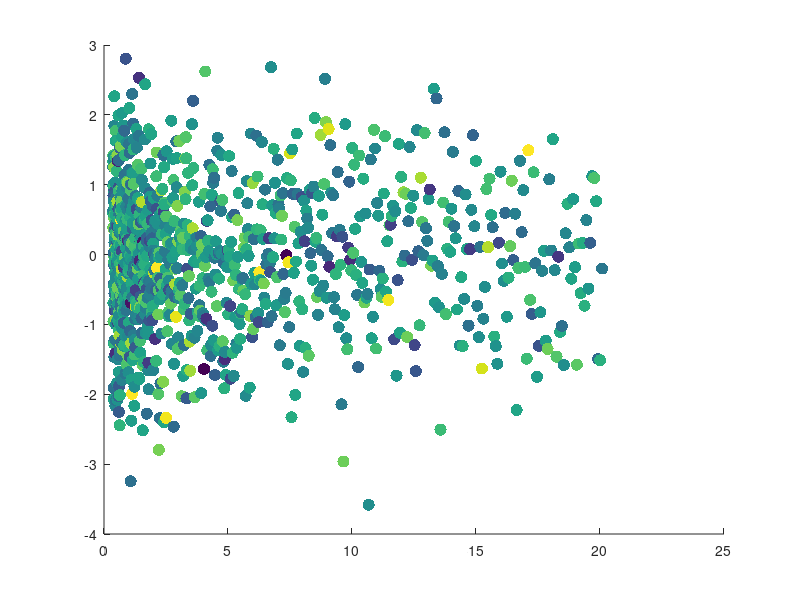

Reproduce this figure in MATLAB.


%generation of 2D data
n = 1000;

%DATA
data = exp(linspace(-1,3,n));
data(2,:) = randn(1,n);


figure(1) ,clf

%
h =  plot(data(1,:),data(2,:));

get(h)

set(h,'marker','p')
set(h,'Linestyle','none','MarkerFaceColor','r','MarkerEdgeColor','b')


%bonus
scatter(data(1,:),data(2,:))

scatter(data(1,:),data(2,:),120,'filled')


scatter(data(1,:),data(2,:),77,1:n,'filled')
scatter(data(1,:),data(2,:),77,log(1:n),'filled')
scatter(data(1,:),data(2,:),77,randn(1,n),'filled')

